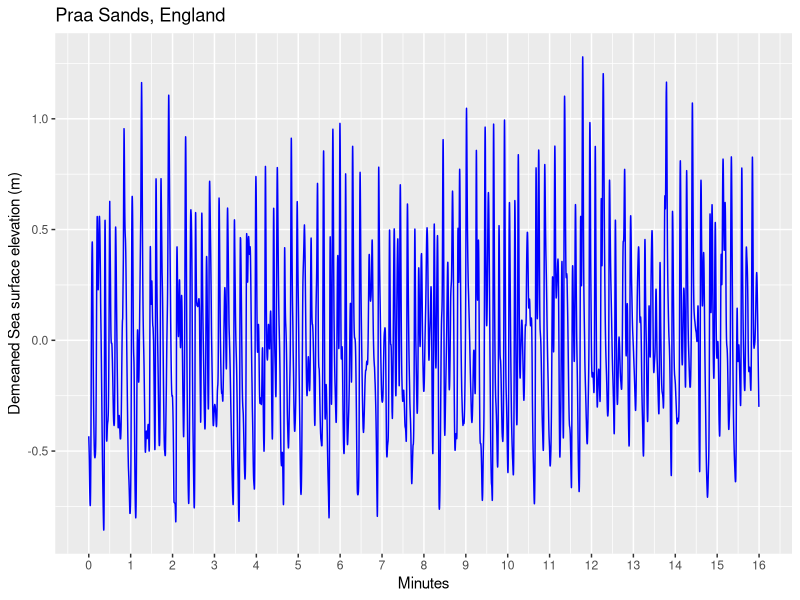
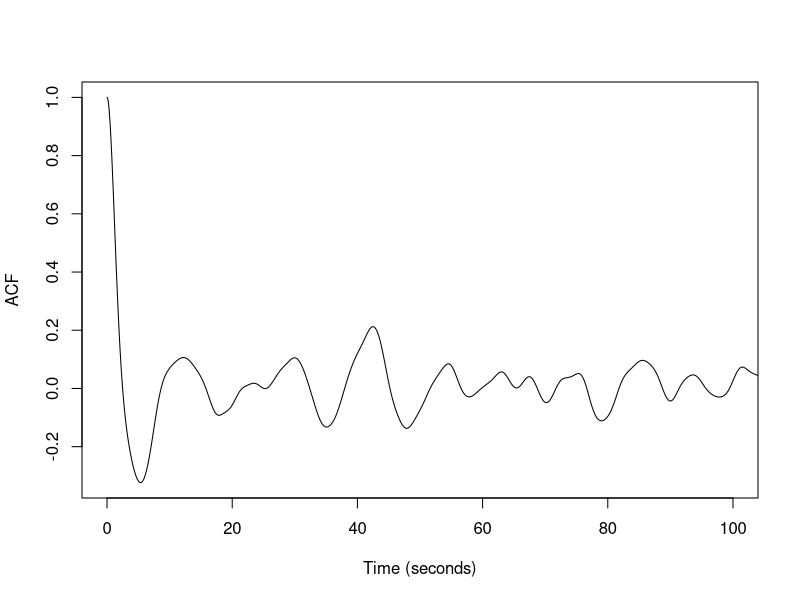
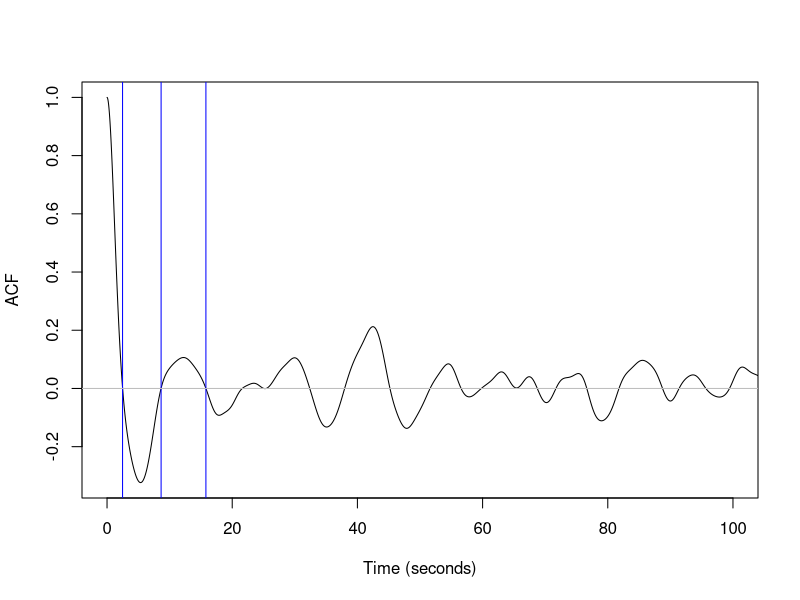
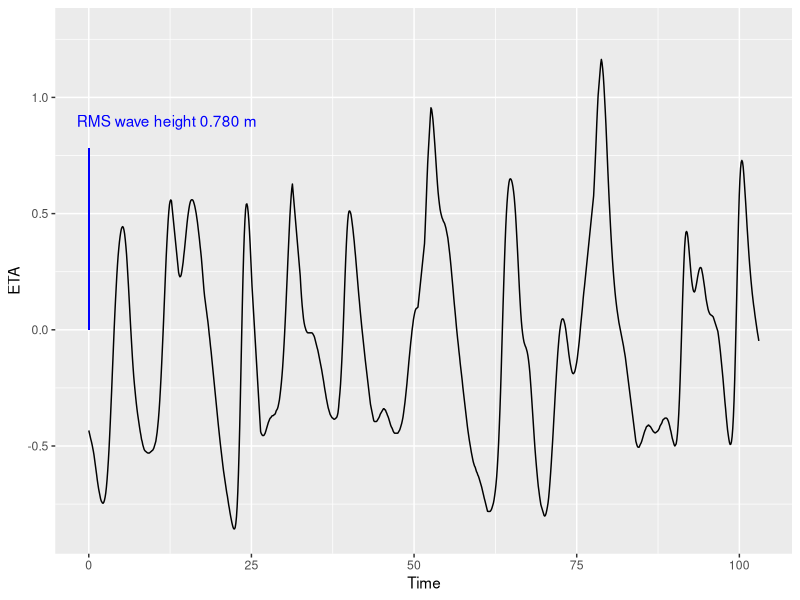
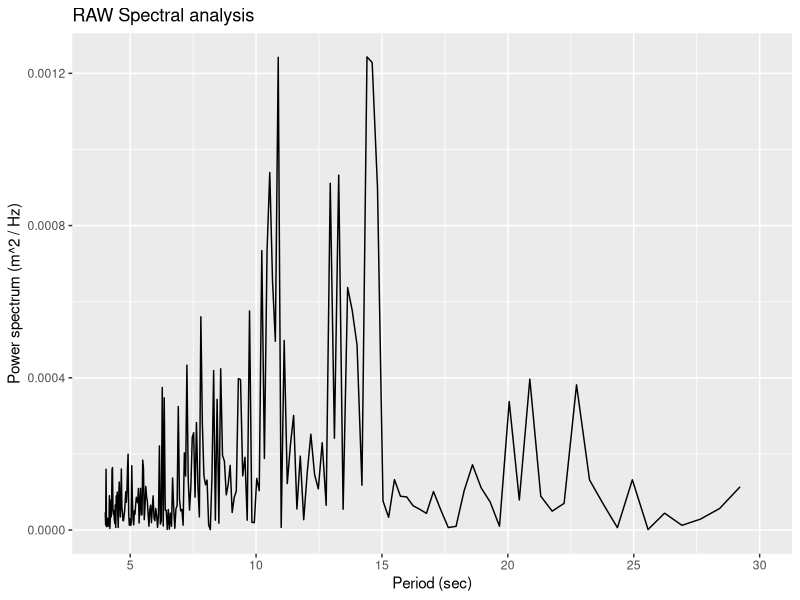
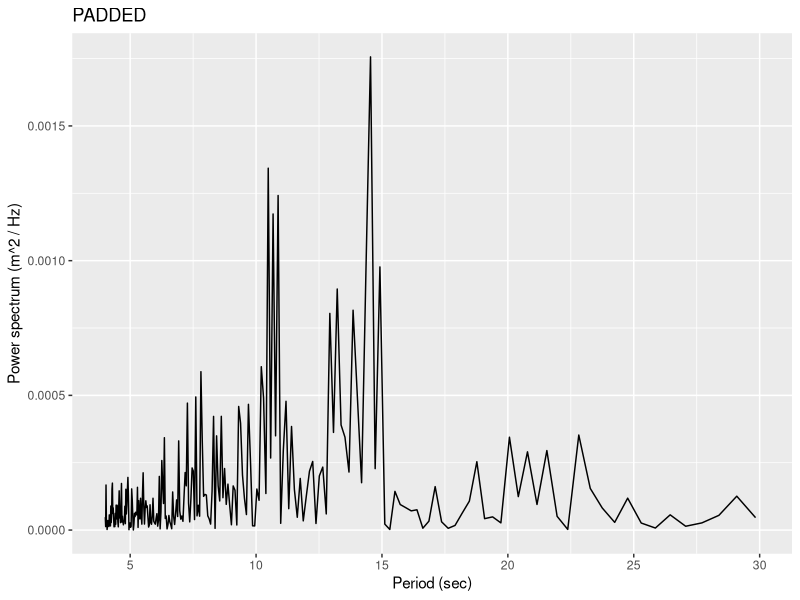
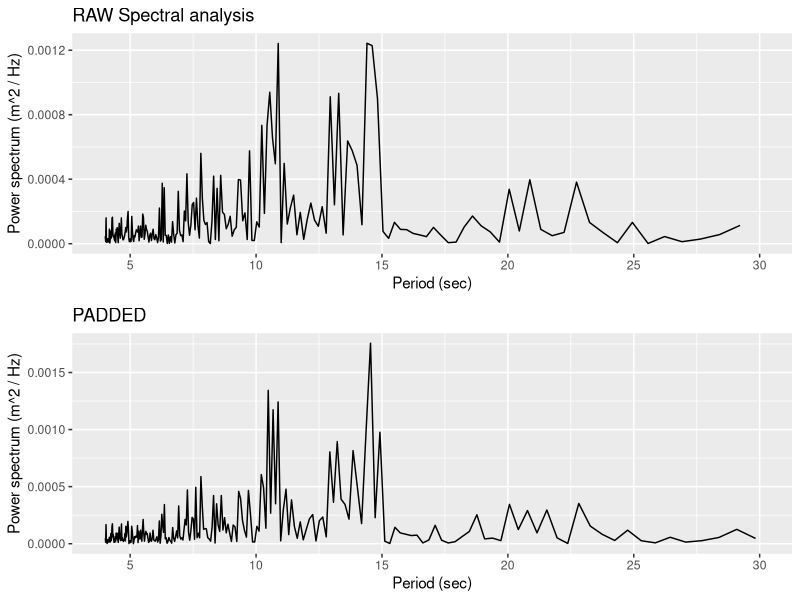
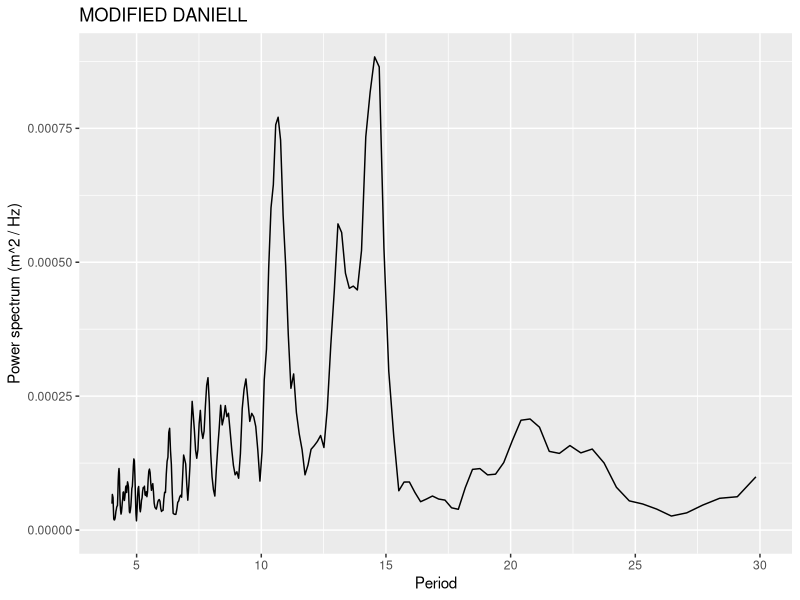

Reproduce these figures in R, in order.
## Week 9: Spectral Analysis

#=================================================
## PART 1 : WORKING WITH THE DATA

## 1.1. Use the read.csv function to read the wavedata.csv file

d <- read.csv("wavedata.csv", header = TRUE, sep = ",")

## This is sea surface elevation data measured on a beach 
## (specifically, it came from Praa Sands, England, and it was measured by yours truly)
### The two columns are: 1) time in seconds, and 2) sea surface elevation, eta, in metres
### We're going to use spectral analysis to work out basic quantities from this time series, such as wave heights, periods, speeds and wavelengths
## These same techniques can be used to analyze many other random signals in nature such temperature and topography

## 1.2. Use R to work out the sample frequency? (number of sea surface elevation samples per second, or Hz) Round to the nearest integer

freq.df <- matrix(data = NA, nrow = length(seq(round(min(d$Time)), round(max(d$Time)), by = 1)), ncol= 1)
freq.df[1] <- sum(d$Time <2000 +1)-1

for(i in 2001:3000){
  freq.df[i] <- sum(d$Time >i & d$Time <i +1)-1
}

freq.df <- na.omit(freq.df)

Fs <- round(mean(freq.df/1))
print(Fs) #samples per second


## 1.3. Recast the time vector so it starts from zero

t.diff <- mean(diff(d$Time))
duration = max(d$Time)-min(d$Time)
recast.time <- seq(0, duration, by = t.diff)

## 1.4. Show what proportion of the sea surface elevations are NAs

nas <- round((sum(is.na(d$Eta))/length(d$Eta))*100, digits = 3)
print(nas) #percentage of NAs in the sea surface elevations

## 1.5. We don't want the NA values but we want to keep the regular time stamp. This means replacing NAs with an estimated value, rather than removing them
# load the 'zoo' library and use the 'na.approx' method to replace each NA with interpolated values

#install.packages("zoo")
library(zoo)

cleaned <- na.approx(d$Eta)

## 1.6. Check that there are no NAs in the sea surface elevation data

which(is.na(cleaned)) #no NAs

## 1.7. What is the mean water depth?

h = mean(cleaned)
print(h)

## 1.8. Recast this no-NA sea surface elevation so it has zero mean

scaled <- cleaned - mean(cleaned)

## 1.9. Make a plot of the time-series of time in minutes versus demeaned sea surface elevation. 
##    Make it appropriately beautiful with labels containing units

library(ggplot2)

df <- cbind(recast.time, scaled)
colnames(df) <- c("Time", "ETA")
df <- as.data.frame(df)

min.period = seq(0, 1000, by = 1000/16)
min.labels = seq(0, 16, by = 1)
#hrs.freqs = 1/hrs.period

my.plot <- ggplot(data = df, aes(x = Time, y = ETA)) +
  geom_line(colour = "blue")+
  scale_x_continuous(breaks = min.period, labels = min.labels)+
  labs(title = "Praa Sands, England", x = "Minutes", y = "Demeaned Sea surface elevation (m)")

my.plot
##1.10. Later, we're going to use the Fourier transform to transform the series from the time to frequency domain. 
##     What will be the frequency resolution (the interval between adjacent frequency bins, or bin width)?

freq.res = Fs/length(df$ETA)

#=================================================
## PART 2 : AUTOCORRELATION ANALYSIS OF WAVES

## 2.1. Let's have a look at the autocorrelation function of the trace. Compute the autocorrelation up to lag corresponding to 10 seconds

ACF <- acf(df$ETA, lag.max = length(df$ETA) , plot = F)

## 2.2 Make a plot of the autocorrelation function (ACF) versus time in seconds. 

plot(x = df$Time, y = ACF$acf, type = "l", ylab = "ACF", xlab = "Time (seconds)", xlim = c(0,100))

## Notice that the ACF dips below zero then comes back up in a "2nd bump" 
## (between the first zero up-crossing and second zero down-crossing). 
## The range of periods in this second bump is an indication of what the dominant wave periods are present in the data

## 2.3 annotate the plot with a markers at the frst 3 points where the curve crosses zero 
##     (i.e., first down-crossing, first up-crossing, and second down-crossing)
##     What range of periods do you expect the dominant waves to have?

cross = which(ACF$acf < 0)

plot(x = df$Time, y = ACF$acf, type = "l", ylab = "ACF", xlab = "Time (seconds)", xlim = c(0,100))
abline(v = 2.479256, col = "blue")
abline(v = 8.637408, col = "blue")
abline(v = 15.79526, col = "blue")
abline(h = 0, col = "grey")

#I would expect a range between 8 and 15 seconds
#=================================================
## PART 3 : SPECTRAL ANALYSIS OF WAVES

## 3.1. Compute the r.m.s wave amplitude (m) from the time-series

RMS.amp = sqrt(mean(df$ETA^2))

## 3.2. Compute the r.m.s wave height (m) from the amplitude

RMS.height = RMS.amp*2

## 3.3. Make a plot of just the first 103 seconds of wave data, and annotate the plot with a bar showing the r.m.s. wave height
##      use ggplot and save the plot as an object (variable)

wave.plot = ggplot(df)+
  geom_line(aes(x = Time, y = ETA))+
  xlim(0, 103)+
  annotate("text", x = 12, y = 0.9, label = "RMS wave height 0.780 m", col = "blue")+
  geom_segment(x = 0, y = 0, xend = 0, yend = RMS.height, col = "blue")

wave.plot

## 3.4. Compute a raw periodogram of the data using the spec.pgram function
##      Taper 10% of the data. Don't pad or smooth the time-series 

pg = spec.pgram(df$ETA, demean = F, taper = 0.1, plot = F) 

## 3.5. Show that the rms amplitude computed from the spectrum is roughly equivalent to the rms amplitude computed in 3.1
##      remember the spec.pgram function doesn't normalize by (half) the length of the signal, and that the periodogram is one-sided

RMS.spec = sqrt(mean(pg$spec))
print(RMS.spec)
print(RMS.amp)

## 3.6. Make a dataframe of the spectrum and create a plot. 
##     Note that the usual range of wave periods on beaches is ~4 to ~30 seconds
##     Also note that the frequency vector needs to be multiplied by the sample frequency

n <- length(df$ETA)

df2 = data.frame(freq = pg$freq*Fs, spec = pg$spec/n/2)
colnames(df2) = c("Frequency", "Spectrum")
ones = rep(1, length(df2[,1]))
Period2 = ones/df2[,1]
df2 <- cbind(df2, Period2)

spec.plot = ggplot(df2)+
  geom_line(aes(x = df2$Period2, y = df2$Spectrum))+
  labs(x = "Period (sec)", y = "Power spectrum (m^2 / Hz)", title = "RAW Spectral analysis")+
  scale_x_continuous(breaks = c(5, 10, 15, 20, 25, 30), limits = c(4, 30))

spec.plot

## 3.7. Compute the spectrum with 10% tapering and 15% padding (hint: ?spec.pgram)

pg2 = spec.pgram(df$ETA, taper = 0.1, pad = 0.15, demean = F, plot = F)
df3 = data.frame(freq = pg2$freq*Fs, spec = pg2$spec/n/2)
colnames(df3) = c("Frequency", "Spectrum")
ones = rep(1, length(df3[,1]))
Period3 <- ones/df3[,1]
df3 <- cbind(df3, Period3)

## 3.8 Use the gridExtra package to make a (2 column) side-by-side graph of the raw and unpadded spectrum plots. What is the major difference? 

library(gridExtra)

spec.plot2 = ggplot(df3)+
  geom_line(aes(x = df3$Period3, y = df3$Spectrum))+
  labs(x = "Period (sec)", y = "Power spectrum (m^2 / Hz)", title = "PADDED")+
  scale_x_continuous(breaks = c(5, 10, 15, 20, 25, 30), limits = c(4, 30))

spec.plot2

my.power.plot = grid.arrange(spec.plot, spec.plot2, ncol = 1, nrow = 2)

#the major difference is that the pwer spectrum values are exaggerated in the padded analysis

## 3.9. Compute the spectrum with 10% tapering, 15% padding and a modified Daniell (or rectangular) window to be used to smooth the periodogram. 
##      Use a width of 5 for the smoothing function
##      Make a (3 column) side by side plot of raw, unpadded, and filtered spectrum plots

pg3 = spec.pgram(df$ETA, taper = 0.1, pad = 0.15, spans = 5, plot = F, demean = F)
df4 = data.frame(freq = pg3$freq*Fs, spec = pg3$spec/n/2)
colnames(df4) = c("Frequency", "Spectrum")
ones = rep(1, length(df4[,1]))
Period4 <- ones/df4[,1]
df4 <- cbind(df4, Period4)

spec.plot3 = ggplot(df4)+
  geom_line(aes(x = df4$Period4, y = df4$Spectrum))+
  labs(x = "Period", y = "Power spectrum (m^2 / Hz)", title = "MODIFIED DANIELL")+
  scale_x_continuous(breaks = c(5, 10, 15, 20, 25, 30), limits = c(4, 30))

spec.plot3

my.power.plot = grid.arrange(spec.plot, spec.plot2, spec.plot3, ncol = 3, nrow = 1)

## 3.10. Compute the 95% confidence intervals for the filtered spectrum

alpha = 0.05
U = qchisq(alpha/2, df = pg3$df)
L = qchisq(1-(alpha/2), df = pg3$df)

pg3$CIlower = 2*pg3$spec/L
pg3$CIupper = 2*pg3$spec/U

df5 = data.frame(Period = df4$Period4, Spectrum = pg3$spec, Lower = pg3$CIlower, Upper = pg3$CIupper)

## 3.11. Make a (3 column) side by side plot of raw, unpadded, and filtered spectrum plots. 
##       On the plot of filtered spectrum, add the lines for the upper and lower confidence intervals, and log scale the y axis

spec.plot4 = ggplot(data = df5) + 
  geom_line(aes(x = Period, y = Spectrum, col = "Estimate"))+
  geom_line(aes(x = Period, y = Lower, col = "Lower CI"))+
  geom_line(aes(x = Period, y = Upper, col = "Upper CI"))+
  scale_y_log10(limits = c(0.1, 1000), labels=prettyNum)+
  scale_x_continuous(breaks = c(5, 10, 15, 20, 25, 30), limits = c(4, 30))+
  labs(x = "Period (sec)", y = "Power spectrum (m^2 / Hz)", title = "MODIFIED DANIELL")

spec.plot4

my.power.plot = grid.arrange(spec.plot, spec.plot2, spec.plot4, ncol = 1, nrow = 3)

#=================================================
## PART 4 : STATISTICS AND SIMULATION OF WAVES

## 4.1. What is the dominant wave period, in seconds? (associated with the peak in the filtered spectrum)

range = which(df5$Period >4 & df5$Period <30)
min(range)
max(range)

which(df5[1,] == max(df5$Spectrum[39:290]), arr.ind = T)
print(df5[80,1])
#the dominant wave period is 14.5 seconds

## 4.2. Annotate the plot you made of just the first 103 seconds of wave data (in Q 3.3), with a bar showing the wave period

wave.plot2 = wave.plot + 
  geom_segment(x = 0, y = 0, xend = 14.5, yend = 0, col = "red")+
  annotate("text", x = 12.5, y = -0.1, label = "Wave period 14.5 s", col = "red")

## 4.3. What is the amplitude of waves (in metres) associated with the dominant wave period?
##      Note the units of the power spectrum are m^2 / Hz, so to find m you need sqrt(power in m^2) * Freq (in Hz)
##      But also remember you have to undo the 2*n factor that was applied to satisfy Parseval's theorem (see lesson notes)

amp = sqrt(8.833606e-04*(n/2))* 0.067890625
print(amp)

## 4.4. What is the period (in seconds) and amplitude (in metres) of waves associated with the SECOND most dominant wave period?

plot(df5$Spectrum[1:120])
s = df5$Spectrum[109]
which(df5 == s, arr.ind = T)
pd = df5$Period[109]
print(pd)
f = df5$`df4$Frequency`[109]
p = df5$`df4$Spectrum`[109]
amp = sqrt(p*(n/2))*f
print(amp)
#0.58 m and 10.67 s

## 4.5. Using a linear superposition of 2 sine waves, simulate a synthetic time series of waves that have the amplitude and period of the 2 most dominant wave periods in the record

A = c(0.4511968, 0.58)
k = c(1/14.54545, 1/10.67)
w = 2*pi

X = A[1]*sin(w*recast.time*k[1]) + A[2]*cos(w*recast.time*k[2])

## 4.6. Annotate the plot you made of just the first 103 seconds of wave data (in Q 3.3), with the first 103 seconds of the synthetic time-series you generated in Q 4.5

syn = data.frame(X)
df = cbind(df, syn)
names(df)[3] = "Synthetic"

wave.plot3 = ggplot(df)+
  geom_line(aes(x = Time, y = Synthetic), col ="green")+
  geom_line(aes(x = Time, y = ETA))+
  xlim(0, 103)+
  annotate("text", x = 12, y = 0.9, label = "RMS wave height 0.780 m", col = "blue")+
  geom_segment(x = 0, y = 0, xend = 0, yend = RMS.height, col = "blue")+
  geom_segment(x = 0, y = 0, xend = 14.5, yend = 0, col = "red")+
  annotate("text", x = 12.5, y = -0.1, label = "Wave period 14.5 s", col = "red")+
  annotate("text", x = 80, y = -1, label = "Synthetic wave", col = "green")+
  labs(x = "Time (sec)", y = "Sea surface elevation (m)")
  
wave.plot3

## 4.7. Make a graph that shows the histograms of both the real and simulated sea surface elevations (on the same plot) Explain the major difference between the distributions, using what you know about the power spectrum

histo.plot = ggplot(df)+
  geom_histogram(aes(x = ETA), fill = "blue", alpha = 0.5)+
  geom_histogram(aes(x = Synthetic), fill = "green", alpha = 0.5)+
  labs(x ="sea surface elevation (m)")+
  annotate("text", x = 0.25, y = 7000, label = "ETA", col = "blue")+
  annotate("text", x = 1, y = 3100, label = "Synthetic", col = "green")
  
histo.plot
  
#the synthetic wave has a larger distribution than the original data and is symmetric around zero while the original data is positively skewed.  


## 4.8. The so-called 'significant wave height' is the average height of the largest 1/3 of waves. 
  ##      Wave theory tells us that it can be computed from as 4 times the standard deviation of the detrended sea surface elevation series. Compute it.

swh = 4*sd(scaled)
print(swh)

## 4.9. Deep water wave phase speed (also called celerity), Co, is (g / 2*pi) * T, in metres per second, where T is wave period, and g is gravitational acceleration (= 9.81 m/s^2). Compute the wave phase speed for the first and second most dominant wave periods (Q 4.1 and Q 4.4)

g = 9.81
T1 = 0.4511968
T2 = 0.58
co1 = (g / 2*pi) * T1
co2 = (g / 2*pi) * T2

print(c(co1, co2))

## 4.10. Waves start to slow down significantly in shallow water because of bottom friction and is controlled by water depth. Phase speed is: C = sqrt(g*h), where h is mean water depth (Q 1.7). Compute the shallow wave phase speed

C = sqrt(g*h)
print(C)

## 4.11. Wavelength is given by C / f, where f is wave frequency. Make one final beautiful plot, this time of power spectral density versus wavelength

wave.l = data.frame(Wavelength = C/df4$Frequency, Spectrum = df4$Spectrum)

last.plot = ggplot(wave.l)+
  geom_line(aes(x = Wavelength, y = Spectrum))+
  scale_x_log10(breaks = c(10, 25, 50, 100, 500, 1000, 2000), limits = c(10, 2000))

last.plot

